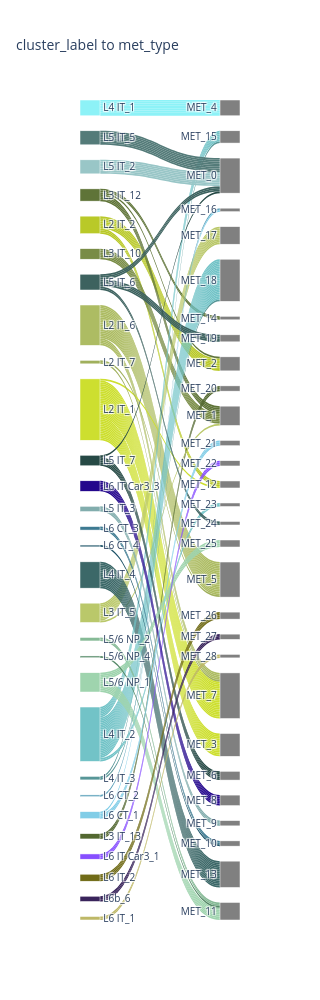

Notebook source saved alongside this figure:
### Code cell
# Create nodes
# nodes = source_nodes + target_nodes
nodes = source_nodes_sorted + target_nodes

# Calculate x and y positions for nodes
x_positions = [0] * len(source_nodes_sorted) + [1] * len(target_nodes)  # x = 0 for source, x = 1 for target
y_positions = list(range(len(source_nodes_sorted))) + list(range(len(target_nodes)))  # Sequential y positions

# Normalize y positions to fit in [0, 1] (required by Plotly)
y_positions = [y / max(y_positions) for y in y_positions]

# Create links
links = []
for i in range(len(data)):
    source_idx = nodes.index(data[source_col].iloc[i])
    target_idx = nodes.index(data[target_col].iloc[i])
    links.append({source_col: source_idx, target_col: target_idx, 'value': 1, 'source_color': node_colors[data[source_col].iloc[i]]})

# Define Sankey plot
fig = go.Figure(data=[go.Sankey(
    node=dict(
        pad=15,
        thickness=20,
        line=dict(color="white", width=0.5),
        label=nodes,
        # color=[node_colors[node] for node in nodes]  # Assigning colors based on the node_colors dictionary
        color = [node_colors.get(node, '#808080') for node in nodes],
        x=x_positions,  # Explicit x positions
        y=y_positions  # Explicit y positions


    ),
    link=dict(
        source=[link[source_col] for link in links],
        target=[link[target_col] for link in links],
        value=[link['value'] for link in links],
        color=[link['source_color'] for link in links]  #NOTE uncomment to plot links as source node color

    ),
    arrangement="snap"
)])


# Update layout
fig.update_layout(title_text="{} to {}".format(source_col, target_col), font_size=10,width=300, height=1000)

# Save figure 
fig.write_html(os.path.join(out_dir, "{} to {}.html".format(source_col, target_col)))
fig.write_image(os.path.join(out_dir, "{} to {}.pdf".format(source_col, target_col)), format="pdf")

# Show plot
fig.show()

### Figure 1 — Plotly figure (JSON) as saved in the notebook; plotly's stock layout.template omitted (floating-point values rounded to 4 significant figures; data arrays with more than 128 entries replaced by an {"elided": "..."} marker saying what was removed)
{"data": [{"arrangement": "snap", "link": {"color": {"elided": "228 str values"}, "source": {"elided": "228 int values"}, "target": {"elided": "228 int values"}, "value": {"elided": "228 int values"}}, "node": {"color": ["#adbc63", "#cddf2f", "#a0b05c", "#b9c928", "#93a454", "#5f7438", "#798c46", "#536831", "#bac86a", "#d4e078", "#579697", "#3c6868", "#72c3c7", "#8df2f7", "#3d625f", "#547b79", "#99c6c7", "#b0dfe2", "#264945", "#82adad", "#86ba96", "#225637", "#9fd4ae", "#6da17e", "#538866", "#67a8b2", "#0d5b78", "#013955", "#874fff", "#23068c", "#631aff", "#716c18", "#beb867", "#3d7a91", "#5fa3bc", "#1b5166", "#81cde7", "#39245b", "#8e77a3", "#553f73", "#c7afd4", "#715b8b", "#aa93bb", "#808080", "#808080", "#808080", "#808080", "#808080", "#808080", "#808080", "#808080", "#808080", "#808080", "#808080", "#808080", "#808080", "#808080", "#808080", "#808080", "#808080", "#808080", "#808080", "#808080", "#808080", "#808080", "#808080", "#808080", "#808080", "#808080", "#808080", "#808080", "#808080"], "label": ["L2 IT_6", "L2 IT_1", "L2 IT_7", "L2 IT_2", "L3 IT_8", "L3 IT_12", "L3 IT_10", "L3 IT_13", "L3 IT_5", "L3 IT_3", "L4 IT_3", "L4 IT_4", "L4 IT_2", "L4 IT_1", "L5 IT_6", "L5 IT_5", "L5 IT_2", "L5 IT_1", "L5 IT_7", "L5 IT_3", "L5/6 NP_2", "L5/6 NP_6", "L5/6 NP_1", "L5/6 NP_3", "L5/6 NP_4", "L5 ET_1", "L5 ET_2", "L5 ET(ME)", "L6 IT Car3_1", "L6 IT Car3_3", "L6 IT Car3_2", "L6 IT_2", "L6 IT_1", "L6 CT_3", "L6 CT_2", "L6 CT_4", "L6 CT_1", "L6b_6", "L6b_3", "L6b_5", "L6b_1", "L6b_4", "L6b_2", "MET_0", "MET_1", "MET_2", "MET_3", "MET_4", "MET_5", "MET_6", "MET_7", "MET_8", "MET_9", "MET_10", "MET_11", "MET_12", "MET_13", "MET_14", "MET_15", "MET_16", "MET_17", "MET_18", "MET_19", "MET_20", "MET_21", "MET_22", "MET_23", "MET_24", "MET_25", "MET_26", "MET_27", "MET_28"], "line": {"color": "white", "width": 0.5}, "pad": 15, "thickness": 20, "x": [0, 0, 0, 0, 0, 0, 0, 0, 0, 0, 0, 0, 0, 0, 0, 0, 0, 0, 0, 0, 0, 0, 0, 0, 0, 0, 0, 0, 0, 0, 0, 0, 0, 0, 0, 0, 0, 0, 0, 0, 0, 0, 0, 1, 1, 1, 1, 1, 1, 1, 1, 1, 1, 1, 1, 1, 1, 1, 1, 1, 1, 1, 1, 1, 1, 1, 1, 1, 1, 1, 1, 1], "y": [0, 0.02381, 0.04762, 0.07143, 0.09524, 0.119, 0.1429, 0.1667, 0.1905, 0.2143, 0.2381, 0.2619, 0.2857, 0.3095, 0.3333, 0.3571, 0.381, 0.4048, 0.4286, 0.4524, 0.4762, 0.5, 0.5238, 0.5476, 0.5714, 0.5952, 0.619, 0.6429, 0.6667, 0.6905, 0.7143, 0.7381, 0.7619, 0.7857, 0.8095, 0.8333, 0.8571, 0.881, 0.9048, 0.9286, 0.9524, 0.9762, 1, 0, 0.02381, 0.04762, 0.07143, 0.09524, 0.119, 0.1429, 0.1667, 0.1905, 0.2143, 0.2381, 0.2619, 0.2857, 0.3095, 0.3333, 0.3571, 0.381, 0.4048, 0.4286, 0.4524, 0.4762, 0.5, 0.5238, 0.5476, 0.5714, 0.5952, 0.619, 0.6429, 0.6667]}, "type": "sankey"}], "layout": {"font": {"size": 10}, "height": 1000, "title": {"text": "cluster_label to met_type"}, "width": 300}}
